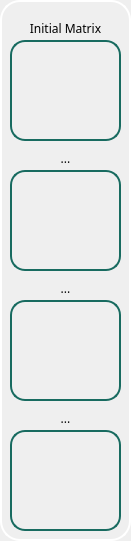
      <widget class="QFrame" name="frame_6">
       <property name="geometry">
        <rect>
         <x>1100</x>
         <y>150</y>
         <width>131</width>
         <height>541</height>
        </rect>
       </property>
       <property name="styleSheet">
        <string notr="true">border: 2px solid white;
border-radius: 20px;</string>
       </property>
       <property name="frameShape">
        <enum>QFrame::StyledPanel</enum>
       </property>
       <property name="frameShadow">
        <enum>QFrame::Raised</enum>
       </property>
       <widget class="QLabel" name="matrix_final_00">
        <property name="geometry">
         <rect>
          <x>10</x>
          <y>40</y>
          <width>111</width>
          <height>101</height>
         </rect>
        </property>
        <property name="styleSheet">
         <string notr="true">border: 2px solid #186b60;
border-radius: 15px;</string>
        </property>
        <property name="text">
         <string/>
        </property>
       </widget>
       <widget class="QLabel" name="matrix_final_10">
        <property name="geometry">
         <rect>
          <x>10</x>
          <y>170</y>
          <width>111</width>
          <height>101</height>
         </rect>
        </property>
        <property name="styleSheet">
         <string notr="true">border: 2px solid #186b60;
border-radius: 15px;</string>
        </property>
        <property name="text">
         <string/>
        </property>
       </widget>
       <widget class="QLabel" name="matrix_final_20">
        <property name="geometry">
         <rect>
          <x>10</x>
          <y>300</y>
          <width>111</width>
          <height>101</height>
         </rect>
        </property>
        <property name="styleSheet">
         <string notr="true">border: 2px solid #186b60;
border-radius: 15px;</string>
        </property>
        <property name="text">
         <string/>
        </property>
       </widget>
       <widget class="QLabel" name="matrix_final_30">
        <property name="geometry">
         <rect>
          <x>10</x>
          <y>430</y>
          <width>111</width>
          <height>101</height>
         </rect>
        </property>
        <property name="styleSheet">
         <string notr="true">border: 2px solid #186b60;
border-radius: 15px;</string>
        </property>
        <property name="text">
         <string/>
        </property>
       </widget>
       <widget class="QLabel" name="matrix_title_7">
        <property name="geometry">
         <rect>
          <x>10</x>
          <y>20</y>
          <width>111</width>
          <height>16</height>
         </rect>
        </property>
        <property name="maximumSize">
         <size>
          <width>16777215</width>
          <height>16</height>
         </size>
        </property>
        <property name="font">
         <font>
          <family>Space Grotesk Medium</family>
          <pointsize>9</pointsize>
          <italic>false</italic>
          <bold>false</bold>
         </font>
        </property>
        <property name="styleSheet">
         <string notr="true">border: none;
font: 500 9pt &quot;Space Grotesk Medium&quot;;</string>
        </property>
        <property name="text">
         <string>Initial Matrix</string>
        </property>
        <property name="alignment">
         <set>Qt::AlignCenter</set>
        </property>
       </widget>
       <widget class="QLabel" name="placeholder_16">
        <property name="geometry">
         <rect>
          <x>10</x>
          <y>150</y>
          <width>111</width>
          <height>16</height>
         </rect>
        </property>
        <property name="maximumSize">
         <size>
          <width>16777215</width>
          <height>16</height>
         </size>
        </property>
        <property name="font">
         <font>
          <family>Space Grotesk Medium</family>
          <pointsize>9</pointsize>
          <italic>false</italic>
          <bold>false</bold>
         </font>
        </property>
        <property name="styleSheet">
         <string notr="true">border: none;
font: 500 9pt &quot;Space Grotesk Medium&quot;;</string>
        </property>
        <property name="text">
         <string>...</string>
        </property>
        <property name="alignment">
         <set>Qt::AlignCenter</set>
        </property>
       </widget>
       <widget class="QLabel" name="placeholder_17">
        <property name="geometry">
         <rect>
          <x>10</x>
          <y>280</y>
          <width>111</width>
          <height>16</height>
         </rect>
        </property>
        <property name="maximumSize">
         <size>
          <width>16777215</width>
          <height>16</height>
         </size>
        </property>
        <property name="font">
         <font>
          <family>Space Grotesk Medium</family>
          <pointsize>9</pointsize>
          <italic>false</italic>
          <bold>false</bold>
         </font>
        </property>
        <property name="styleSheet">
         <string notr="true">border: none;
font: 500 9pt &quot;Space Grotesk Medium&quot;;</string>
        </property>
        <property name="text">
         <string>...</string>
        </property>
        <property name="alignment">
         <set>Qt::AlignCenter</set>
        </property>
       </widget>
       <widget class="QLabel" name="placeholder_18">
        <property name="geometry">
         <rect>
          <x>10</x>
          <y>410</y>
          <width>111</width>
          <height>16</height>
         </rect>
        </property>
        <property name="maximumSize">
         <size>
          <width>16777215</width>
          <height>16</height>
         </size>
        </property>
        <property name="font">
         <font>
          <family>Space Grotesk Medium</family>
          <pointsize>9</pointsize>
          <italic>false</italic>
          <bold>false</bold>
         </font>
        </property>
        <property name="styleSheet">
         <string notr="true">border: none;
font: 500 9pt &quot;Space Grotesk Medium&quot;;</string>
        </property>
        <property name="text">
         <string>...</string>
        </property>
        <property name="alignment">
         <set>Qt::AlignCenter</set>
        </property>
       </widget>
      </widget>
